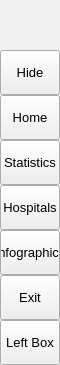
        <widget class="QFrame" name="leftMenuBg">
         <property name="minimumSize">
          <size>
           <width>60</width>
           <height>0</height>
          </size>
         </property>
         <property name="maximumSize">
          <size>
           <width>60</width>
           <height>16777215</height>
          </size>
         </property>
         <property name="frameShape">
          <enum>QFrame::NoFrame</enum>
         </property>
         <property name="frameShadow">
          <enum>QFrame::Raised</enum>
         </property>
         <layout class="QVBoxLayout" name="verticalLayout_3">
          <property name="spacing">
           <number>0</number>
          </property>
          <property name="leftMargin">
           <number>0</number>
          </property>
          <property name="topMargin">
           <number>0</number>
          </property>
          <property name="rightMargin">
           <number>0</number>
          </property>
          <property name="bottomMargin">
           <number>0</number>
          </property>
          <item>
           <widget class="QFrame" name="topLogoInfo">
            <property name="minimumSize">
             <size>
              <width>0</width>
              <height>50</height>
             </size>
            </property>
            <property name="maximumSize">
             <size>
              <width>16777215</width>
              <height>50</height>
             </size>
            </property>
            <property name="frameShape">
             <enum>QFrame::NoFrame</enum>
            </property>
            <property name="frameShadow">
             <enum>QFrame::Raised</enum>
            </property>
            <widget class="QFrame" name="topLogo">
             <property name="geometry">
              <rect>
               <x>10</x>
               <y>5</y>
               <width>42</width>
               <height>42</height>
              </rect>
             </property>
             <property name="minimumSize">
              <size>
               <width>42</width>
               <height>42</height>
              </size>
             </property>
             <property name="maximumSize">
              <size>
               <width>42</width>
               <height>42</height>
              </size>
             </property>
             <property name="frameShape">
              <enum>QFrame::NoFrame</enum>
             </property>
             <property name="frameShadow">
              <enum>QFrame::Raised</enum>
             </property>
            </widget>
            <widget class="QLabel" name="titleLeftApp">
             <property name="geometry">
              <rect>
               <x>70</x>
               <y>8</y>
               <width>160</width>
               <height>20</height>
              </rect>
             </property>
             <property name="font">
              <font>
               <family>Segoe UI Semibold</family>
               <pointsize>12</pointsize>
               <weight>7</weight>
               <italic>false</italic>
               <bold>false</bold>
              </font>
             </property>
             <property name="text">
              <string>COVINFO</string>
             </property>
             <property name="alignment">
              <set>Qt::AlignLeading|Qt::AlignLeft|Qt::AlignTop</set>
             </property>
            </widget>
            <widget class="QLabel" name="titleLeftDescription">
             <property name="geometry">
              <rect>
               <x>70</x>
               <y>27</y>
               <width>160</width>
               <height>16</height>
              </rect>
             </property>
             <property name="maximumSize">
              <size>
               <width>16777215</width>
               <height>16</height>
              </size>
             </property>
             <property name="font">
              <font>
               <family>Segoe UI</family>
               <pointsize>8</pointsize>
               <weight>50</weight>
               <italic>false</italic>
               <bold>false</bold>
              </font>
             </property>
             <property name="text">
              <string>Stay Safe</string>
             </property>
             <property name="alignment">
              <set>Qt::AlignLeading|Qt::AlignLeft|Qt::AlignTop</set>
             </property>
            </widget>
           </widget>
          </item>
          <item>
           <widget class="QFrame" name="leftMenuFrame">
            <property name="frameShape">
             <enum>QFrame::NoFrame</enum>
            </property>
            <property name="frameShadow">
             <enum>QFrame::Raised</enum>
            </property>
            <layout class="QVBoxLayout" name="verticalMenuLayout">
             <property name="spacing">
              <number>0</number>
             </property>
             <property name="leftMargin">
              <number>0</number>
             </property>
             <property name="topMargin">
              <number>0</number>
             </property>
             <property name="rightMargin">
              <number>0</number>
             </property>
             <property name="bottomMargin">
              <number>0</number>
             </property>
             <item>
              <widget class="QFrame" name="toggleBox">
               <property name="maximumSize">
                <size>
                 <width>16777215</width>
                 <height>45</height>
                </size>
               </property>
               <property name="frameShape">
                <enum>QFrame::NoFrame</enum>
               </property>
               <property name="frameShadow">
                <enum>QFrame::Raised</enum>
               </property>
               <layout class="QVBoxLayout" name="verticalLayout_4">
                <property name="spacing">
                 <number>0</number>
                </property>
                <property name="leftMargin">
                 <number>0</number>
                </property>
                <property name="topMargin">
                 <number>0</number>
                </property>
                <property name="rightMargin">
                 <number>0</number>
                </property>
                <property name="bottomMargin">
                 <number>0</number>
                </property>
                <item>
                 <widget class="QPushButton" name="toggleButton">
                  <property name="sizePolicy">
                   <sizepolicy hsizetype="Expanding" vsizetype="Fixed">
                    <horstretch>0</horstretch>
                    <verstretch>0</verstretch>
                   </sizepolicy>
                  </property>
                  <property name="minimumSize">
                   <size>
                    <width>0</width>
                    <height>45</height>
                   </size>
                  </property>
                  <property name="font">
                   <font>
                    <family>Segoe UI</family>
                    <pointsize>10</pointsize>
                    <weight>50</weight>
                    <italic>false</italic>
                    <bold>false</bold>
                   </font>
                  </property>
                  <property name="cursor">
                   <cursorShape>PointingHandCursor</cursorShape>
                  </property>
                  <property name="layoutDirection">
                   <enum>Qt::LeftToRight</enum>
                  </property>
                  <property name="styleSheet">
                   <string notr="true">background-image: url(:/icons/images/icons/icon_menu.png);</string>
                  </property>
                  <property name="text">
                   <string>Hide</string>
                  </property>
                 </widget>
                </item>
               </layout>
              </widget>
             </item>
             <item alignment="Qt::AlignTop">
              <widget class="QFrame" name="topMenu">
               <property name="frameShape">
                <enum>QFrame::NoFrame</enum>
               </property>
               <property name="frameShadow">
                <enum>QFrame::Raised</enum>
               </property>
               <layout class="QVBoxLayout" name="verticalLayout_8">
                <property name="spacing">
                 <number>0</number>
                </property>
                <property name="leftMargin">
                 <number>0</number>
                </property>
                <property name="topMargin">
                 <number>0</number>
                </property>
                <property name="rightMargin">
                 <number>0</number>
                </property>
                <property name="bottomMargin">
                 <number>0</number>
                </property>
                <item>
                 <widget class="QPushButton" name="btn_home">
                  <property name="sizePolicy">
                   <sizepolicy hsizetype="Expanding" vsizetype="Fixed">
                    <horstretch>0</horstretch>
                    <verstretch>0</verstretch>
                   </sizepolicy>
                  </property>
                  <property name="minimumSize">
                   <size>
                    <width>0</width>
                    <height>45</height>
                   </size>
                  </property>
                  <property name="font">
                   <font>
                    <family>Segoe UI</family>
                    <pointsize>10</pointsize>
                    <weight>50</weight>
                    <italic>false</italic>
                    <bold>false</bold>
                   </font>
                  </property>
                  <property name="cursor">
                   <cursorShape>PointingHandCursor</cursorShape>
                  </property>
                  <property name="layoutDirection">
                   <enum>Qt::LeftToRight</enum>
                  </property>
                  <property name="styleSheet">
                   <string notr="true">background-image: url(:/icons/images/icons/cil-home.png);</string>
                  </property>
                  <property name="text">
                   <string>Home</string>
                  </property>
                 </widget>
                </item>
                <item>
                 <widget class="QPushButton" name="btn_statistics">
                  <property name="sizePolicy">
                   <sizepolicy hsizetype="Expanding" vsizetype="Fixed">
                    <horstretch>0</horstretch>
                    <verstretch>0</verstretch>
                   </sizepolicy>
                  </property>
                  <property name="minimumSize">
                   <size>
                    <width>0</width>
                    <height>45</height>
                   </size>
                  </property>
                  <property name="font">
                   <font>
                    <family>Segoe UI</family>
                    <pointsize>10</pointsize>
                    <weight>50</weight>
                    <italic>false</italic>
                    <bold>false</bold>
                   </font>
                  </property>
                  <property name="cursor">
                   <cursorShape>PointingHandCursor</cursorShape>
                  </property>
                  <property name="layoutDirection">
                   <enum>Qt::LeftToRight</enum>
                  </property>
                  <property name="styleSheet">
                   <string notr="true">background-image: url(:/icons/images/icons/cil-chart-line.png);</string>
                  </property>
                  <property name="text">
                   <string>Statistics</string>
                  </property>
                 </widget>
                </item>
                <item>
                 <widget class="QPushButton" name="btn_hospital">
                  <property name="sizePolicy">
                   <sizepolicy hsizetype="Expanding" vsizetype="Fixed">
                    <horstretch>0</horstretch>
                    <verstretch>0</verstretch>
                   </sizepolicy>
                  </property>
                  <property name="minimumSize">
                   <size>
                    <width>0</width>
                    <height>45</height>
                   </size>
                  </property>
                  <property name="font">
                   <font>
                    <family>Segoe UI</family>
                    <pointsize>10</pointsize>
                    <weight>50</weight>
                    <italic>false</italic>
                    <bold>false</bold>
                   </font>
                  </property>
                  <property name="cursor">
                   <cursorShape>PointingHandCursor</cursorShape>
                  </property>
                  <property name="layoutDirection">
                   <enum>Qt::LeftToRight</enum>
                  </property>
                  <property name="styleSheet">
                   <string notr="true">background-image: url(:/icons/images/icons/cil-medical-cross.png)</string>
                  </property>
                  <property name="text">
                   <string>Hospitals</string>
                  </property>
                 </widget>
                </item>
                <item>
                 <widget class="QPushButton" name="btn_infographics">
                  <property name="sizePolicy">
                   <sizepolicy hsizetype="Expanding" vsizetype="Fixed">
                    <horstretch>0</horstretch>
                    <verstretch>0</verstretch>
                   </sizepolicy>
                  </property>
                  <property name="minimumSize">
                   <size>
                    <width>0</width>
                    <height>45</height>
                   </size>
                  </property>
                  <property name="font">
                   <font>
                    <family>Segoe UI</family>
                    <pointsize>10</pointsize>
                    <weight>50</weight>
                    <italic>false</italic>
                    <bold>false</bold>
                   </font>
                  </property>
                  <property name="cursor">
                   <cursorShape>PointingHandCursor</cursorShape>
                  </property>
                  <property name="layoutDirection">
                   <enum>Qt::LeftToRight</enum>
                  </property>
                  <property name="styleSheet">
                   <string notr="true">background-image: url(:/icons/images/icons/cil-clipboard.png);</string>
                  </property>
                  <property name="text">
                   <string>Infographics</string>
                  </property>
                 </widget>
                </item>
                <item>
                 <widget class="QPushButton" name="btn_exit">
                  <property name="sizePolicy">
                   <sizepolicy hsizetype="Expanding" vsizetype="Fixed">
                    <horstretch>0</horstretch>
                    <verstretch>0</verstretch>
                   </sizepolicy>
                  </property>
                  <property name="minimumSize">
                   <size>
                    <width>0</width>
                    <height>45</height>
                   </size>
                  </property>
                  <property name="font">
                   <font>
                    <family>Segoe UI</family>
                    <pointsize>10</pointsize>
                    <weight>50</weight>
                    <italic>false</italic>
                    <bold>false</bold>
                   </font>
                  </property>
                  <property name="cursor">
                   <cursorShape>PointingHandCursor</cursorShape>
                  </property>
                  <property name="layoutDirection">
                   <enum>Qt::LeftToRight</enum>
                  </property>
                  <property name="styleSheet">
                   <string notr="true">background-image: url(:/icons/images/icons/cil-x.png);</string>
                  </property>
                  <property name="text">
                   <string>Exit</string>
                  </property>
                 </widget>
                </item>
               </layout>
              </widget>
             </item>
             <item alignment="Qt::AlignBottom">
              <widget class="QFrame" name="bottomMenu">
               <property name="frameShape">
                <enum>QFrame::NoFrame</enum>
               </property>
               <property name="frameShadow">
                <enum>QFrame::Raised</enum>
               </property>
               <layout class="QVBoxLayout" name="verticalLayout_9">
                <property name="spacing">
                 <number>0</number>
                </property>
                <property name="leftMargin">
                 <number>0</number>
                </property>
                <property name="topMargin">
                 <number>0</number>
                </property>
                <property name="rightMargin">
                 <number>0</number>
                </property>
                <property name="bottomMargin">
                 <number>0</number>
                </property>
                <item>
                 <widget class="QPushButton" name="toggleLeftBox">
                  <property name="sizePolicy">
                   <sizepolicy hsizetype="Expanding" vsizetype="Fixed">
                    <horstretch>0</horstretch>
                    <verstretch>0</verstretch>
                   </sizepolicy>
                  </property>
                  <property name="minimumSize">
                   <size>
                    <width>0</width>
                    <height>45</height>
                   </size>
                  </property>
                  <property name="font">
                   <font>
                    <family>Segoe UI</family>
                    <pointsize>10</pointsize>
                    <weight>50</weight>
                    <italic>false</italic>
                    <bold>false</bold>
                   </font>
                  </property>
                  <property name="cursor">
                   <cursorShape>PointingHandCursor</cursorShape>
                  </property>
                  <property name="layoutDirection">
                   <enum>Qt::LeftToRight</enum>
                  </property>
                  <property name="styleSheet">
                   <string notr="true">background-image: url(:/icons/images/icons/icon_settings.png);</string>
                  </property>
                  <property name="text">
                   <string>Left Box</string>
                  </property>
                 </widget>
                </item>
               </layout>
              </widget>
             </item>
            </layout>
           </widget>
          </item>
         </layout>
        </widget>
